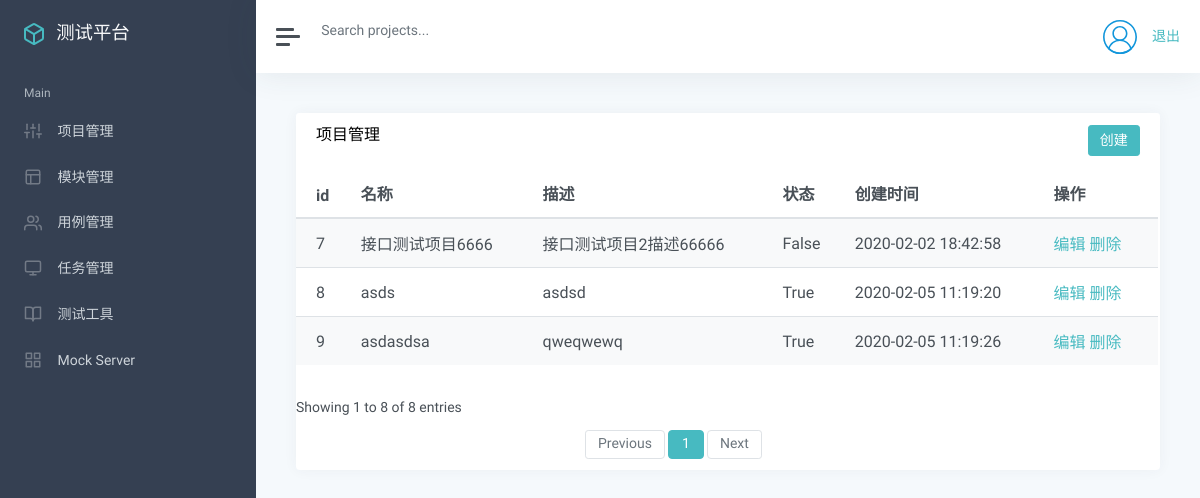
Page /manage/ (signed in) on the committed database.
### app_manage/models.py (models this page shows, shortened)
class Project(models.Model):
    name = models.CharField("名称", max_length=100, null=False, default="")
    describe = models.TextField("描述", default="")
    status = models.BooleanField("状态：", default=True)
    update_time = models.DateTimeField("更新时间", auto_now=True)
    create_time = models.DateTimeField("创建时间", auto_now_add=True)

### app_manage/views/project_view.py (the view)
# urls.py: path('', project_view.list_project),
@login_required
def list_project(request):
    username = request.COOKIES.get('user', '')
    projects_list = Project.objects.all()
    return render(request, "project/list.html", {"projects":projects_list,
                                                 "user":username})

### templates/project/list.html (shortened to what this page needs)
{% extends "manage.html" %}
{% block manage %}
<div class="card flex-fill">
    <div class="card-header">
        <h5 class="card-title mb-0" style="float:left">项目管理</h5>
        <button onclick="add()" type="button" class="btn btn-primary" style="float:right">创建</button>
    </div>
    <div id="datatables-dashboard-traffic_wrapper" class="dataTables_wrapper dt-bootstrap4 no-footer">
        <div class="row">
            <div class="col-sm-12">
                <table id="datatables-dashboard-traffic" style="able-layout:fixed;"
                    class="table table-striped my-0 dataTable no-footer" role="grid"
                    aria-describedby="datatables-dashboard-traffic_info">
                    <thead>
                        <tr role="row">
                            <th>id</th>
                            <th>名称</th>
                            <th>描述</th>
                            <th>状态</th>
                            <th>创建时间</th>
                            <th>操作</th>
                        </tr>
                    </thead>
                    <tbody>
                        {% for p in projects %}
                        <tr role="row" class="odd">
                            <td>{{p.id}}</td>
                            <td>{{p.name}}</td>
                            <td>{{p.describe}}</td>
                            <td>{{p.status}}</td>
                            <td>{{p.create_time |date:"Y-m-d H:i:s"}}</td>
                            <td>
                                <a href="/manage/project_edit/{{ p.id }}/">编辑</a>
                                <a href="/manage/project_delete/{{ p.id }}/">删除</a>
                            </td>
                        </tr>
                        {% endfor %}
                    </tbody>
                </table>
            </div>
        </div>
        <div class="row">
            <div class="col-sm-12 col-md-5">
                <div class="dataTables_info" id="datatables-dashboard-traffic_info" role="status" aria-live="polite"></div>
                    Showing 1 to 8 of 8 entries</div>
            </div>
            <div class="col-sm-12 col-md-7">
                <div class="dataTables_paginate paging_simple_numbers" id="datatables-dashboard-traffic_paginate">
                    <ul class="pagination">
                        <li class="paginate_button page-item previous disabled"
                            id="datatables-dashboard-traffic_previous"><a href="#"
                                aria-controls="datatables-dashboard-traffic" data-dt-idx="0" tabindex="0"
                                class="page-link">Previous</a></li>
                        <li class="paginate_button page-item active"><a href="#"
                                aria-controls="datatables-dashboard-traffic" data-dt-idx="1" tabindex="0"
                                class="page-link">1</a>
                        </li>
                        <li class="paginate_button page-item next disabled" id="datatables-dashboard-traffic_next"><a
                                href="#" aria-controls="datatables-dashboard-traffic" data-dt-idx="2" tabindex="0"
                                class="page-link">Next</a>
                        </li>
                    </ul>
                </div>
            </div>
        </div>
    </div>
</div>
{% endblock %}

### rows in the picture
Project: id "7", name "接口测试项目6666", describe "接口测试项目2描述66666", status "False", create_time "2020-02-02 18:42:58"
Project: id "8", name "asds", describe "asdsd", status "True", create_time "2020-02-05 11:19:20"
Project: id "9", name "asdasdsa", describe "qweqwewq", status "True", create_time "2020-02-05 11:19:26"
